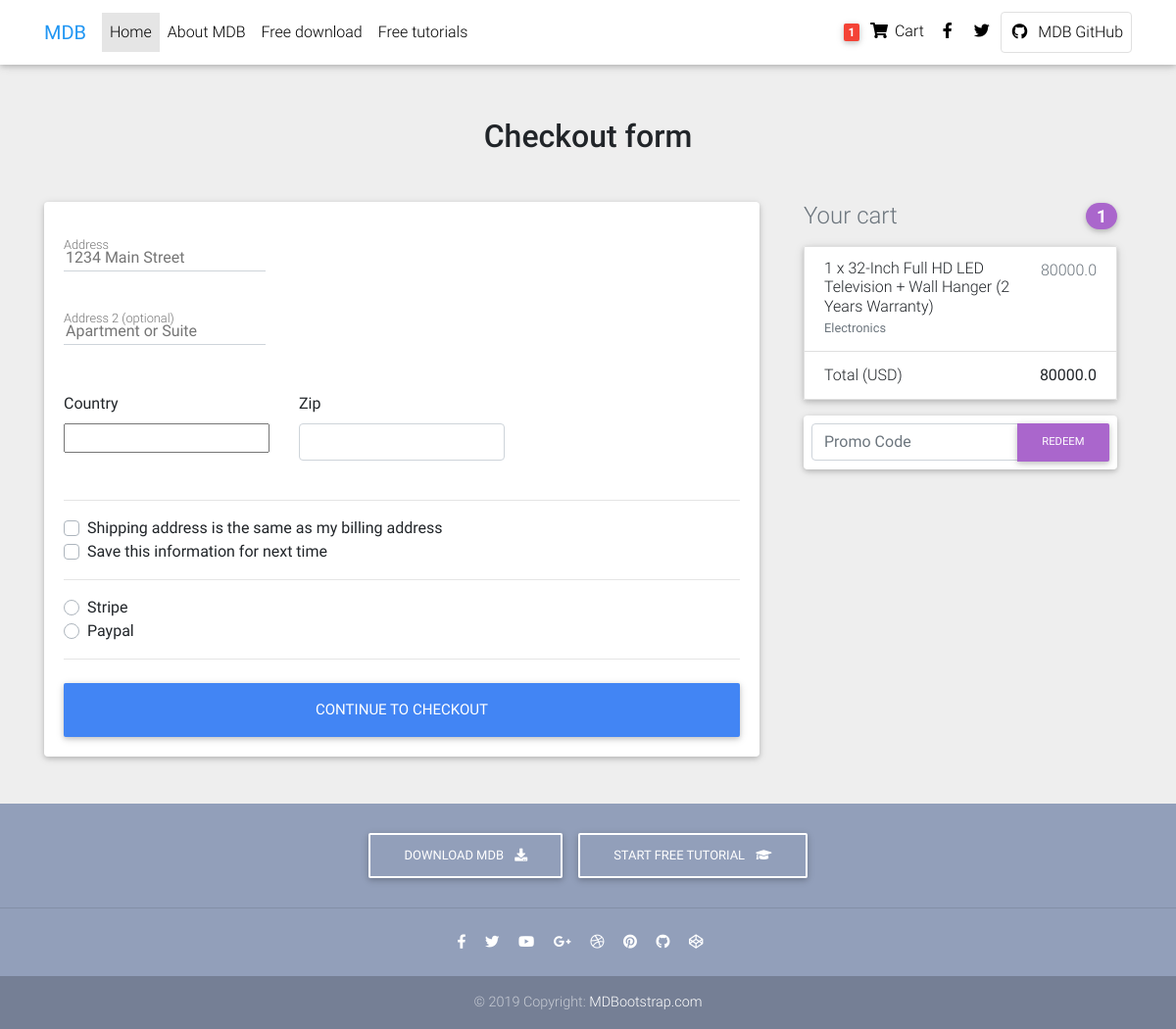
The page /checkout/ (signed in) on the database as committed earlier.
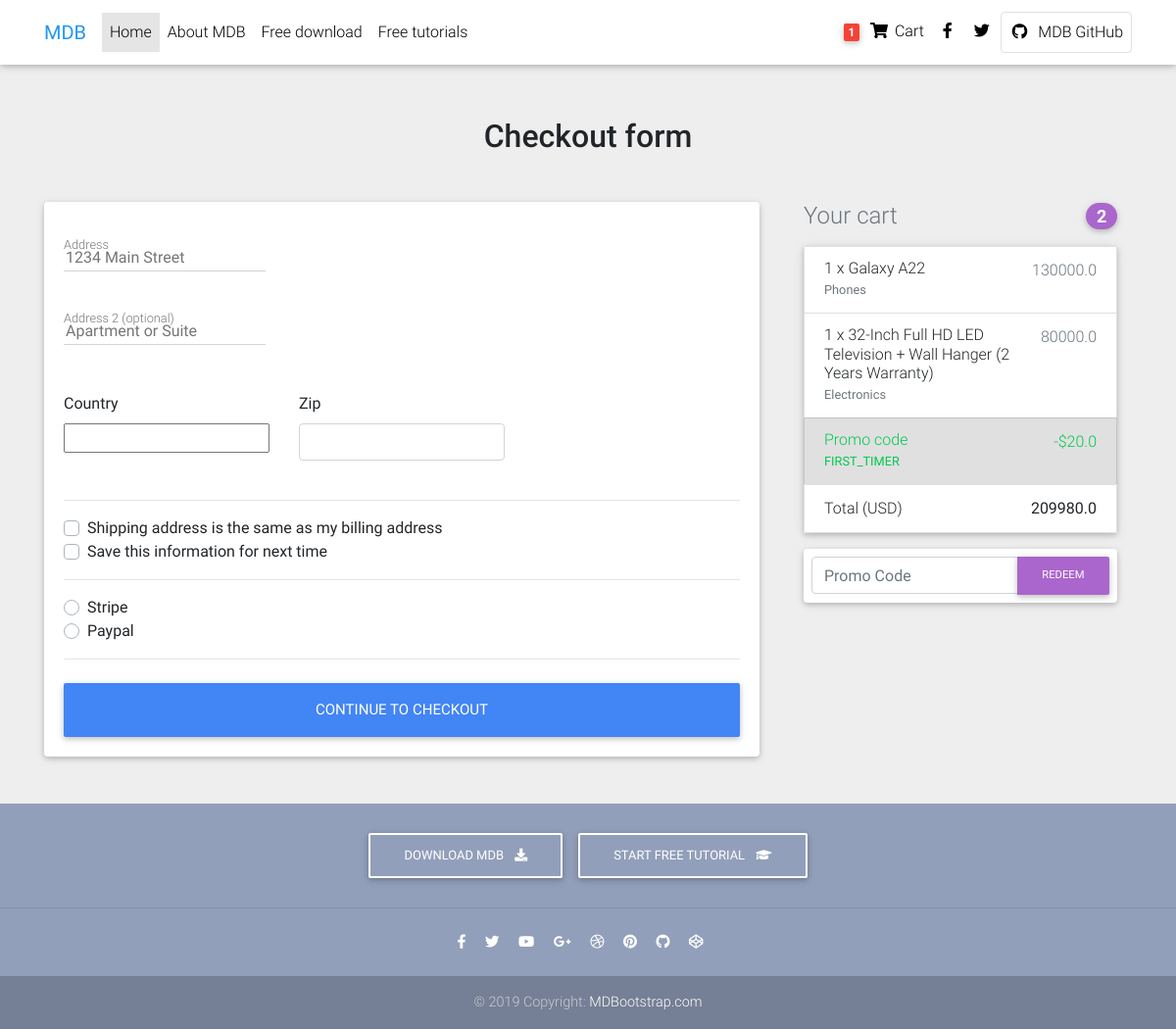
The same page on the database as committed later.
### store/models.py (models this page shows, shortened)
class Order(models.Model):
    user = models.ForeignKey(settings.AUTH_USER_MODEL, on_delete=models.CASCADE)
    ref_code = models.CharField(max_length=20)
    items = models.ManyToManyField(OrderItem)
    strat_date = models.DateTimeField(auto_now_add=True)
    ordered_date = models.DateTimeField()
    ordered = models.BooleanField(default=False)
    billing_address = models.ForeignKey('BillingAddress', on_delete=models.SET_NULL, blank=True, null=True)
    payment = models.ForeignKey('Payment', on_delete=models.SET_NULL, blank=True, null=True)
    coupon = models.ForeignKey("Coupon", on_delete=models.SET_NULL, blank=True, null=True)
    being_delivered = models.BooleanField(default=False)
    received = models.BooleanField(default=False)
    refund_requested = models.BooleanField(default=False)
    refund_granted = models.BooleanField(default=False)
    def get_total(self):
        total = 0
        for order_item in self.items.all():
            total += order_item.get_final_price()
        if self.coupon:
            total -= self.coupon.amount
        return total

class OrderItem(models.Model):
    user = models.ForeignKey(settings.AUTH_USER_MODEL, on_delete=models.CASCADE)
    ordered = models.BooleanField(default=False)
    item = models.ForeignKey(Product, on_delete=models.CASCADE)
    quantity = models.IntegerField(default=1)
    def get_total_discount_item_price(self):
        return self.quantity * self.item.discount_price
    def get_final_price(self):
        if self.item.discount_price:
            return self.get_total_discount_item_price()
        return self.get_total_item_price()

class Product(models.Model):
    title = models.CharField(max_length=100)
    brand = models.CharField(max_length=100)
    model = models.CharField(max_length=250, blank=True, null=True)
    features = models.TextField(blank=True, null=True)
    stock = models.IntegerField(default=100)
    released_on = models.CharField(max_length=100)
    dimensions = models.CharField(max_length=100)
    price = models.FloatField()
    discount_price = models.FloatField(blank=True, null=True)
    category = models.CharField(choices=CATEGORY_CHOICES, max_length=3)
    label =  models.CharField(choices=LABEL_CHOICES, max_length=1)
    slug = models.SlugField()
    description = models.TextField()
    image = models.ImageField(upload_to="product_images")

class Coupon(models.Model):
    code = models.CharField(max_length=15)
    amount = models.FloatField()

### store/views.py (the view, shortened to what this page needs)
# urls.py: path("checkout/", CheckoutView.as_view(), name="checkout"),
class CheckoutView(View):
    def get(self, *args, **kwargs):
        try:
            order = Order.objects.get(user=self.request.user, ordered=False)
            form = CheckoutForm()
            context = {
            'form': form,
            'couponform': CouponForm(),
            'order': order,
            'DISPLAY_COUPON_FORM': True,
            }
            return render(self.request, "store/checkout-page.html", context)
        except ObjectDoesNotExist:
            messages.info(self.request, 'You do not have an active order')
            return redirect("checkout")

### store/forms.py
class CheckoutForm(forms.Form):
    street_address = forms.CharField(widget=forms.TextInput(attrs={
    'placeholder': '1234 Main Street'}))
    apartment_address = forms.CharField(required=False, widget=forms.TextInput(attrs={
    'placeholder': 'Apartment or Suite'}))
    country = CountryField(blank_label='(select country)').formfield(widget=CountrySelectWidget(attrs={
        'class': 'custom-select d-block w-100'
    }))
    zip = forms.CharField(widget=forms.TextInput(attrs={
        'class': 'form-control'
    }))
    same_shipping_address = forms.BooleanField(required=False)
    save_info = forms.BooleanField(required=False)
    payment_option = forms.ChoiceField(widget=forms.RadioSelect, choices=PAYMENT_CHOICES)

class CouponForm(forms.Form):
    code = forms.CharField(widget=forms.TextInput(attrs={
    "class": "form-control",
    "placeholder": "Promo Code",
    "aria-label": "Recipient\'s username",
    "aria-describedby": "basi-addon2"
    }))

### store/templates/store/checkout-page.html (shortened to what the changed rows need)
{% load static %}
{% load crispy_forms_tags %}
<!DOCTYPE html>
<html lang="en">
<head>
  <link rel="stylesheet" href="https://use.fontawesome.com/releases/v5.11.2/css/all.css">
  <link href="{% static 'store/css/bootstrap.min.css' %}" rel="stylesheet">
  <link href="{% static 'store/css/mdb.min.css' %}" rel="stylesheet">
  <link href="{% static 'store/css/style.min.css' %}" rel="stylesheet">
</head>
<body class="grey lighten-3">
  <main class="mt-5 pt-4">
    <div class="container wow fadeIn">
      <h2 class="my-5 h2 text-center">Checkout form</h2>
      <div class="row">
        <div class="col-md-8 mb-4">
          <div class="card">
            <form method="post" class="card-body">
              <div class="d-block my-3">
                {% for value, name in form.fields.payment_option.choices %}
                <div class="custom-control custom-radio">
                  <label class="custom-control-label" for="{{ name }}">{{ name }}</label>
                </div>
                {% endfor %}
              </div>
            </form>
          </div>
        </div>
        <div class="col-md-4 mb-4">
          {% include 'store/snippets.html' %}
        </div>
      </div>
    </div>
  </main>
</body>
</html>

### store/templates/store/snippets.html (shortened to what this page needs)
<div class="col-md-12 mb-4">
    <h4 class="d-flex justify-content-between align-items-center mb-3">
      <span class="text-muted">Your cart</span>
      <span class="badge badge-secondary badge-pill">{{ order.items.count }}</span>
    </h4>
    <ul class="list-group mb-3 z-depth-1">
      {% for order_item in order.items.all %}
      <li class="list-group-item d-flex justify-content-between lh-condensed">
        <div>
          <h6 class="my-0">{{ order_item.quantity}} x {{ order_item.item.title }}</h6>
          <small class="text-muted">{{ order_item.item.get_category_display }}</small>
        </div>
        <span class="text-muted">{{ order_item.get_final_price}}</span>
      </li>
      {% endfor %}
      {% if order.coupon %}
      <li class="list-group-item d-flex justify-content-between bg-light">
        <div class="text-success">
          <h6 class="my-0">Promo code</h6>
          <small>{{ order.coupon.code }}</small>
        </div>
        <span class="text-success">-${{ order.coupon.amount }}</span>
      </li>
      {% endif %}
      <li class="list-group-item d-flex justify-content-between">
        <span>Total (USD)</span>
        <strong>{{ order.get_total }}</strong>
      </li>
    </ul>
    {% if DISPLAY_COUPON_FORM %}
    <form class="card p-2" action="{% url 'add-coupon' %}" method="post">
        <div class="input-group">
        {{ couponform.code }}
        <div class="input-group-append">
            <button class="btn btn-secondary btn-md waves-effect m-0" type="submit">Redeem</button>
        </div>
        </div>
    </form>
    {% endif %}
  </div>

Rows that differ between the two databases and show on the page:
changed Order: items.count "1" → "2"; coupon_id empty → 1 (drawn); coupon.code (not shown) → "FIRST_TIMER"; coupon.amount (not shown) → "20.0"; get_total "80000.0" → "209980.0"
now on this page (row unchanged): OrderItem: quantity "1", item "Galaxy A22", item.category "Phones", get_final_price "130000.0"
Other text that changed with them:
text now shown: "Promo code -$"
